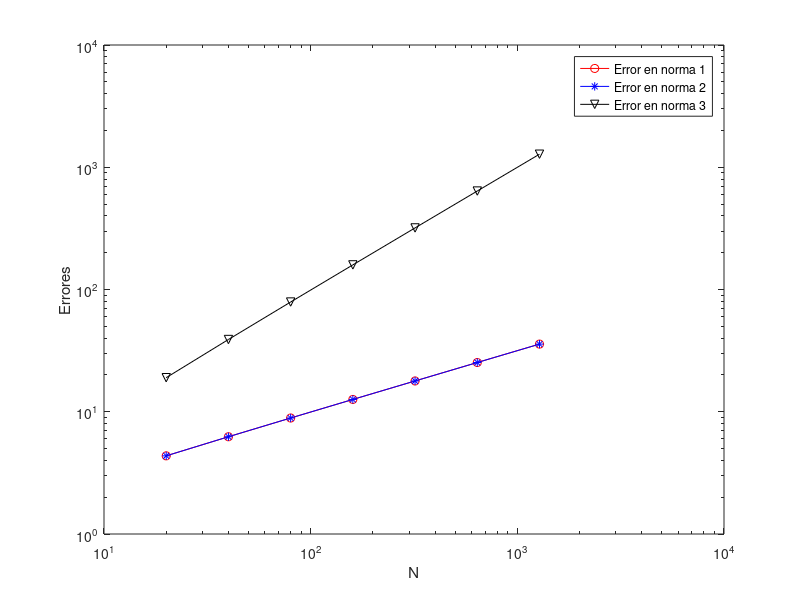
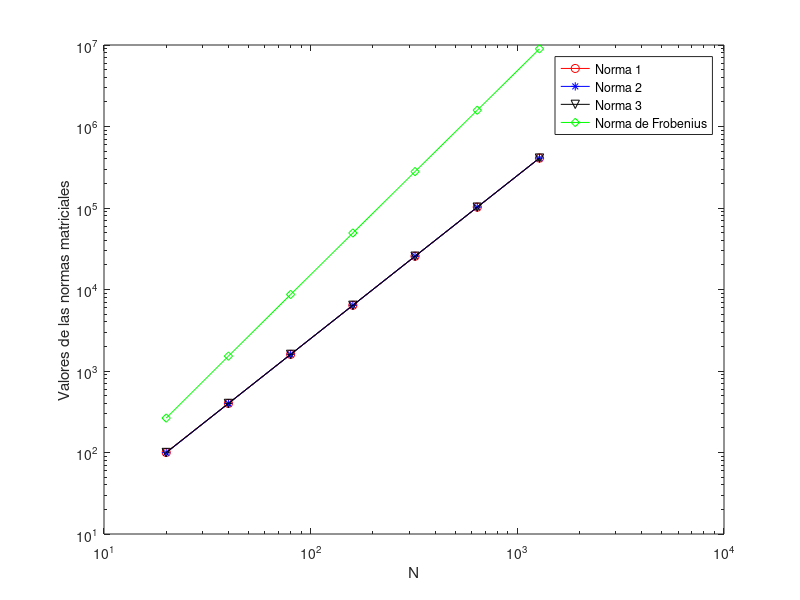

MATLAB code for these plots, in order:
function [] = practica1
    % Practica 1 a completar
    format short e

    % Definimos el intervalo y el numero inicial de nodos N
    a = -2;
    b = 2;
    N = 20;

    % Fijamos el número de veces que se van a duplicar el número de nodos [20,40,80,...,1280]
    numrep = 7;

    % Inicializamos donde almacenar las normas de los errores y de las
    % matrices.
    errmatvserrfor = zeros(numrep, 1);

    error1 = zeros(numrep, 1);
    error2 = zeros(numrep, 1);
    errorinf = zeros(numrep, 1);

    norma1 = zeros(numrep, 1);
    norma2 = zeros(numrep, 1);
    normainf = zeros(numrep, 1);
    normafro = zeros(numrep, 1);

    % Para cada cantidad de nodos, calcular y almacenar en dos tablas:
    % Las normas vectoriales de los errores cometidos
    % Las normas matriciales de las matrices de derivación
    for i = 1 : numrep
         % Se almacena el número de nodos (dimensión del vector)
        dimen(i, 1) = N * ( 2^(i - 1) );

        % Se aproxima la derivada segunda mediante la fórmula y un método matricial
        [x, fdotdot, DD] = derivadasegunda(@mifuncion, a, b, dimen(i, 1));
            
        % Se aproxima la derivada segunda mediante la fórmula punto a punto
        [xcompar, fdotdotbis] = derivadasegundabis(@mifuncion, a, b, dimen(i, 1));

        % Diferencia entre el método matricial y el método punto a punto
        errmatvserrfor(i, 1) = norm(fdotdotbis - fdotdot);

        % Valor exacto de la derivada segunda
        fsegexacta = dersegex(x);

        % Calcular las normas vectoriales del error
        error1(i)   = norm(fdotdot - fsegexacta, 1);       % Norma 1
        error2(i)   = norm(fdotdot - fsegexacta, 2);      % Norma 2
        errorinf(i) = norm(fdotdot - fsegexacta, "inf");  % Norma Infinito

        % Calcular las normas matriciales de la matriz de derivación
        norma1(i)   = norm(DD, 1);           % Norma 1
        norma2(i)   = norm(DD, 2);          % Norma 2
        normainf(i) = norm(DD, "inf");      % Norma Infinito
        normafro(i) = norm(DD, "fro");      % Norma Frobenius

    end

        %%%%%%%%%
        %%% Sacar por pantalla Error Método Matricial vs Error Método fórmula elemento a elemento
        disp('Error Método Matricial vs Error Método fórmula elemento a elemento');
        tabla_dim_err = [dimen, errmatvserrfor];
        disp(tabla_dim_err);

        % Descomentar el pause para parar y analizar el error 
        pause
        
        % Pulsar una tecla para continuar

        %%% Figura 1 %%%
        % Tabla con la primera columna dimen y los errores al aproximar f''
        disp('Tabla con el valor de N y los errores en las normas 1, 2 e infinito respectivamente');
        tabla_dim_err12inf = [dimen error1, error2, errorinf];
        disp(tabla_dim_err12inf);

        % Tabla que muestre el decrecimiento de los errores en cada norma al duplicar N (orden)
        disp('Tabla con el decrecimiento del error al duplicar N');
        tabla_crec_err = [error1(1 : numrep - 1) ./ error1(2 : numrep), ...
                          error2(1 : numrep - 1) ./ error2(2 : numrep), ...
                          errorinf(1 : numrep - 1) ./ errorinf(2 : numrep)];
        disp(tabla_crec_err);
        % Descomentar el pause para parar y analizar el error 
        pause

        figure(1)
        clf
        loglog(dimen, error1 ./ error2, 'ro-', dimen, error2 ./ errorinf, 'b*-', dimen, error1 ./ errorinf, 'kv-')

        % Completar las etiquetas de los ejes y la leyenda adecuadamente
        xlabel('N');
        ylabel('Errores');
        legend('Error en norma 1', 'Error en norma 2', 'Error en norma 3');

        disp('----------------------------------------<o>----------------------------------------')

    %%% Figura 2 %%%
        % Tabla con la primea columna dimen y las normas de las matrices de derivacion
        disp('Tabla con las distintas normas matriciales')
        tabla_norm_mat = [dimen norma1 norma2 normainf normafro];
        disp(tabla_norm_mat);

        % Tabla que muestre el crecimiento de dichas normas con la dimension
        disp('Tabla con el crecimiento de las normas con la dimensión');
        tabla_crec_norm = [norma1(1 : numrep - 1) ./ norma1(2 : numrep), ...
                           norma2(1 : numrep - 1) ./ norma2(2 : numrep), ...
                           normainf(1 : numrep - 1) ./ normainf(2 : numrep), ...
                           normafro(1 : numrep - 1) ./ normafro(2 : numrep)];
        disp(tabla_crec_norm);

        % Descomentar el pause para parar y analizar el comportamiento
        pause

        figure(2)
        clf
        loglog(dimen, norma1, 'ro-', dimen, norma2, 'b*-', dimen, normainf, 'kv-', dimen, normafro, 'gd-');

        % Completar las etiquetas de los ejes y leyenda adecuadamente
        xlabel('N');
        ylabel('Valores de las normas matriciales');
        legend('Norma 1', 'Norma 2', 'Norma 3', 'Norma de Frobenius');  
end

% Programas auxiliares 

function [x, fdotdot, DD] = derivadasegunda(fun, a, b, N)

    % Programa que calcula la aproximación central a la derivada segunda
    % matricialmente

    % Se trabaja con una malla equiespaciada del intervalo [a, b].
    % x(j) = a + jh, h = (b - a) / N, j = 1, ..., N - 1.
    
    % Como datos de salida da:
    % x(j), j=1, ..., N - 1
    % DD la matriz de derivación de forma que al multiplicar 
    %       fdotdot= DD*fun(x)
    % fdotdot = la aproximación a la derivada segunda para x(j)=a+jh, j=(b-a)/N, j=1,...,N-1.
   
    h = (b - a) / N;
    x = a + h .* [1 : N - 1]';

    DD = (1 / (h^2)) * (diag(ones(N - 2, 1), -1) + diag(-2 * ones(N - 1, 1)) + diag(ones(N - 2, 1), 1));
    fdotdot = DD * fun(x);
end

function [xcompar,fdotdotbis] = derivadasegundabis(fun, a, b, N)

    % Programa que calcula la aproximación central a la derivada segunda
    % con la fórmula elemento a elemento

    % Se asume que es en una malla equiespaciada del intervalo [a,b].

    % La derivada se calcula con la fórmula de orden 2 usando los nodos
    % x(j)=a + j * h, h = (b - a) / N, j=0, ..., N.

    % Como datos de salida da:
    % xcompar=x(j), j=1,...,N-1
    % fdotdotbis = la aproximación a la derivada segunda con la fórmula

    h = (b - a) / N;
    x = a + h * [0 : N]';
    
    fdotdotbis = zeros(N - 1, 1);

    for j = 2 : N
        fdotdotbis(j - 1, 1) = fun(x(j - 1)) - 2 * fun(x(j)) + fun(x(j + 1));
    end
    
    xcompar = x(2 : N - 1, 1);
    fdotdotbis = (1 / h^2) * fdotdotbis;
end

% Programa auxiliar con la función a analizar
function f = mifuncion(x)
    % Poner la función que se desee analizar (Ej.: (x^2-4)(x^2+1))
    f=(x.^2-4).*(x.^2+1);
    % Comentar la anterior y poner otra según se solicite 
    % f = exp(- x.^2);
end

% Programa auxiliar con la derivada segunda exacta de la función a analizar
function f = dersegex(x)
    % Poner la derivada segunda exacta de la función que se desee analizar (Ej.: ((x^2-4)(x^2+1))'' )
    f = 12 * (x.^2) - 6;
    % Comentar la anterior y poner otra función según se solicite
    % f = (4 * x.^2 - 2) * exp(-x.^2);
end

